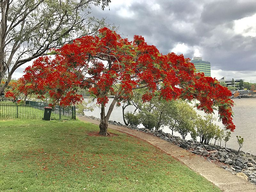
#> input picture Encodage image/image.bmp, 256 x 192 px, shrunk from 800 x 600 before the run
$ python Image.py
#> lines starting #> are read from the running program, lines starting #| are printed output that depends on the picture
# -*- coding: utf-8 -*-
from PIL import Image
import numpy as np

#fonctions
def remplacer_bit_faible(nombre, compteur):
    print(compteur)
    if(nombre>100):
        nombre=str(nombre)
        nombre2=(nombre[0]+nombre[1]+message_codé[compteur])
    elif(nombre>10):
        nombre=str(nombre)
        nombre2=(nombre[0]+message_codé[compteur])
    else:
        nombre=str(nombre)
        nombre2=(message_codé[compteur])
    return int(nombre2)

def matrice(couleur,compteur):
    matrice_sortie=np.zeros(im1.size, dtype=int)
    for x in range(l):
        for y in range(h):
            p=im1.getpixel((x,y))
            p2=remplacer_bit_faible(p[couleur],compteur)
            compteur=compteur+1
            matrice_sortie[x,y]=p2
    return compteur,matrice_sortie

#principal
message_codé="131311351425042412305024012545011210225555440342240014245242443323551122021213311233253501210115454153"

im1 = Image.open("image.bmp")
#> im1 is the input picture: PIL image 256x192 RGB; mean R, G, B 148.5, 136.7, 112.3
l, h=im1.size
#> l = 256; h = 192
cap=((l*h)*3)
#> cap = 147456
print("La capacité de stockage de l'image est de :",cap,"bits")
#| La capacité de stockage de l'image est de : 147456 bits
print("Le message pèse :",len(message_codé),"bits")
if (len(message_codé)>cap):
    print("Erreur : le message est trop long")
else:
    for k in range(cap-len(message_codé)):
        message_codé=(message_codé+"0")
compteur=0
matrice_r,compteur=matrice(0,compteur)
#> after the loop in matrice, `for x in range(l):`:
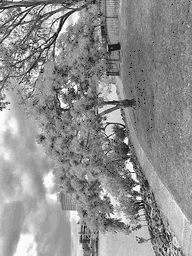
#> matrice_sortie: shape (256, 192) int64; min 0, max 254, mean 143.7
matrice_g,compteur=matrice(1,compteur)
#> after the loop in matrice, `for x in range(l):`: matrice_sortie: shape (256, 192) int64; every value is 0
#> (the run stopped early here; a loop or call above may not have finished)
